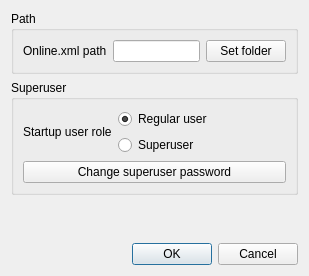
<?xml version="1.0" encoding="UTF-8"?>
<ui version="4.0">
 <class>AppSettings</class>
 <widget class="QDialog" name="AppSettings">
  <property name="geometry">
   <rect>
    <x>0</x>
    <y>0</y>
    <width>309</width>
    <height>276</height>
   </rect>
  </property>
  <property name="windowTitle">
   <string>Settings</string>
  </property>
  <property name="locale">
   <locale language="English" country="UnitedStates"/>
  </property>
  <layout class="QVBoxLayout" name="verticalLayout">
   <item>
    <widget class="QGroupBox" name="groupBox">
     <property name="title">
      <string>Path</string>
     </property>
     <layout class="QGridLayout" name="gridLayout">
      <item row="0" column="2">
       <widget class="QPushButton" name="cmd_online_path">
        <property name="text">
         <string>Set folder</string>
        </property>
       </widget>
      </item>
      <item row="0" column="0">
       <widget class="QLabel" name="label_2">
        <property name="text">
         <string>Online.xml path</string>
        </property>
       </widget>
      </item>
      <item row="0" column="1">
       <widget class="QLineEdit" name="le_online_path"/>
      </item>
     </layout>
    </widget>
   </item>
   <item>
    <widget class="QGroupBox" name="groupBox_2">
     <property name="title">
      <string>Superuser</string>
     </property>
     <layout class="QGridLayout" name="gridLayout_2">
      <item row="1" column="2">
       <spacer name="horizontalSpacer">
        <property name="orientation">
         <enum>Qt::Horizontal</enum>
        </property>
        <property name="sizeHint" stdset="0">
         <size>
          <width>91</width>
          <height>20</height>
         </size>
        </property>
       </spacer>
      </item>
      <item row="1" column="1">
       <widget class="QRadioButton" name="rb_superuser">
        <property name="text">
         <string>Superuser</string>
        </property>
        <attribute name="buttonGroup">
         <string notr="true">bg_user_role</string>
        </attribute>
       </widget>
      </item>
      <item row="0" column="0" rowspan="2">
       <widget class="QLabel" name="label_4">
        <property name="text">
         <string>Startup user role</string>
        </property>
       </widget>
      </item>
      <item row="0" column="1">
       <widget class="QRadioButton" name="rb_regular_user">
        <property name="text">
         <string>Regular user</string>
        </property>
        <property name="checked">
         <bool>true</bool>
        </property>
        <attribute name="buttonGroup">
         <string notr="true">bg_user_role</string>
        </attribute>
       </widget>
      </item>
      <item row="2" column="0" colspan="3">
       <widget class="QPushButton" name="cmd_superuser_pass">
        <property name="text">
         <string>Change superuser password</string>
        </property>
       </widget>
      </item>
     </layout>
    </widget>
   </item>
   <item>
    <spacer name="verticalSpacer">
     <property name="orientation">
      <enum>Qt::Vertical</enum>
     </property>
     <property name="sizeHint" stdset="0">
      <size>
       <width>20</width>
       <height>1</height>
      </size>
     </property>
    </spacer>
   </item>
   <item>
    <widget class="QDialogButtonBox" name="buttonBox">
     <property name="orientation">
      <enum>Qt::Horizontal</enum>
     </property>
     <property name="standardButtons">
      <set>QDialogButtonBox::Cancel|QDialogButtonBox::Ok</set>
     </property>
    </widget>
   </item>
  </layout>
 </widget>
 <resources/>
 <connections>
  <connection>
   <sender>buttonBox</sender>
   <signal>accepted()</signal>
   <receiver>AppSettings</receiver>
   <slot>accept()</slot>
   <hints>
    <hint type="sourcelabel">
     <x>248</x>
     <y>254</y>
    </hint>
    <hint type="destinationlabel">
     <x>157</x>
     <y>274</y>
    </hint>
   </hints>
  </connection>
  <connection>
   <sender>buttonBox</sender>
   <signal>rejected()</signal>
   <receiver>AppSettings</receiver>
   <slot>reject()</slot>
   <hints>
    <hint type="sourcelabel">
     <x>316</x>
     <y>260</y>
    </hint>
    <hint type="destinationlabel">
     <x>286</x>
     <y>274</y>
    </hint>
   </hints>
  </connection>
 </connections>
 <buttongroups>
  <buttongroup name="bg_user_role"/>
 </buttongroups>
</ui>
